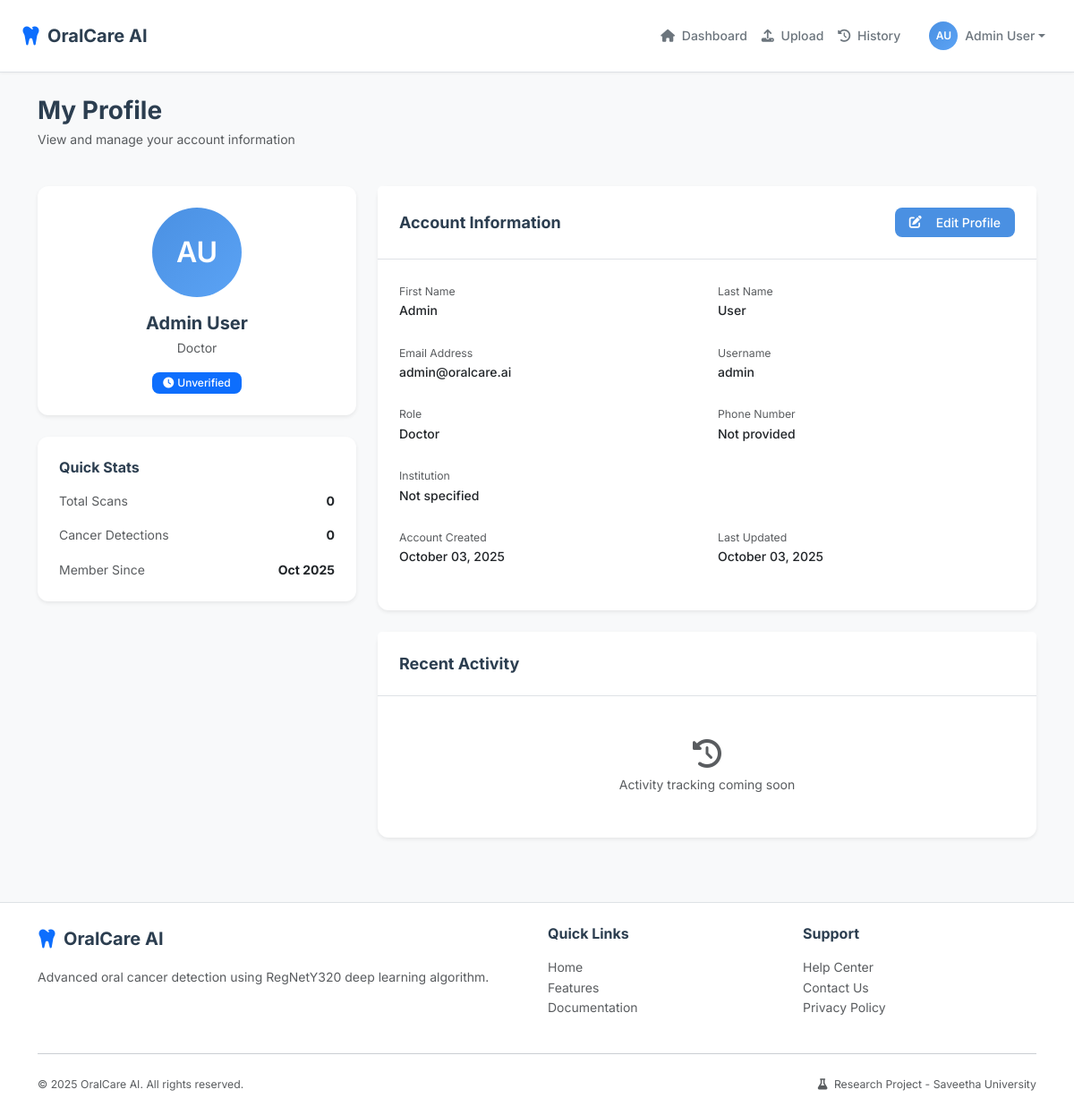
/accounts/profile/ (signed in), run on the app's committed database.
### apps/accounts/models.py (models this page shows, shortened)
class User(AbstractUser):
    ROLE_CHOICES = (
        ('admin', 'Admin'),
        ('doctor', 'Doctor'),
        ('researcher', 'Researcher'),
        ('student', 'Student'),
    )
    id = models.UUIDField(primary_key=True, default=uuid.uuid4, editable=False)
    email = models.EmailField(unique=True)
    role = models.CharField(max_length=20, choices=ROLE_CHOICES, default='doctor')
    institution = models.CharField(max_length=255, blank=True, null=True)
    profile_picture = models.ImageField(upload_to='profile_pics/', blank=True, null=True)
    profile_picture_url = models.URLField(blank=True, null=True)  # For Supabase Storage URL
    is_verified = models.BooleanField(default=False)
    phone_number = models.CharField(max_length=15, blank=True, null=True)
    bio = models.TextField(blank=True, null=True)
    created_at = models.DateTimeField(auto_now_add=True)
    updated_at = models.DateTimeField(auto_now=True)
    USERNAME_FIELD = 'email'
    REQUIRED_FIELDS = ['username', 'first_name', 'last_name']
    class Meta:
        db_table = 'users'
        verbose_name = 'User'
        verbose_name_plural = 'Users'
        ordering = ['-created_at']
    def get_full_name(self):
        return f"{self.first_name} {self.last_name}".strip() or self.username
    @property
    def total_scans(self):
        return self.images.count()
    @property
    def cancer_detections(self):
        return self.detection_results.filter(prediction='Cancer').count()

### apps/accounts/views.py (the view)
# urls.py: path('profile/', views.profile, name='profile'),
@login_required
def profile(request):
    return render(request, 'accounts/profile.html')

### templates/accounts/profile.html (shortened to what this page needs)
{% extends 'base.html' %}
{% load static %}
{% block content %}
<div class="bg-light min-vh-100 py-4">
    <div class="container">
        <div class="row mb-4">
            <div class="col">
                <h2 class="fw-bold mb-1">My Profile</h2>
                <p class="text-muted">View and manage your account information</p>
            </div>
        </div>
        <div class="row g-4">
            <div class="col-md-4">
                <div class="card border-0 shadow-sm">
                    <div class="card-body text-center p-4">
                        <div class="avatar-circle mx-auto mb-3" style="width: 100px; height: 100px; font-size: 2rem;">
                            {{ user.first_name|first }}{{ user.last_name|first }}
                        </div>
                        <h4 class="fw-bold mb-1">{{ user.get_full_name }}</h4>
                        <p class="text-muted text-capitalize mb-3">{{ user.role }}</p>
                        <span class="badge bg-primary">
                            {% if user.is_verified %}
                            <i class="fas fa-check-circle me-1"></i>Verified
                            {% else %}
                            <i class="fas fa-clock me-1"></i>Unverified
                            {% endif %}
                        </span>
                    </div>
                </div>
                <div class="card border-0 shadow-sm mt-4">
                    <div class="card-body">
                        <h6 class="fw-bold mb-3">Quick Stats</h6>
                        <div class="mb-3">
                            <div class="d-flex justify-content-between">
                                <span class="text-muted">Total Scans</span>
                                <span class="fw-bold">{{ user.total_scans }}</span>
                            </div>
                        </div>
                        <div class="mb-3">
                            <div class="d-flex justify-content-between">
                                <span class="text-muted">Cancer Detections</span>
                                <span class="fw-bold">{{ user.cancer_detections }}</span>
                            </div>
                        </div>
                        <div>
                            <div class="d-flex justify-content-between">
                                <span class="text-muted">Member Since</span>
                                <span class="fw-bold">{{ user.created_at|date:"M Y" }}</span>
                            </div>
                        </div>
                    </div>
                </div>
            </div>
            <div class="col-md-8">
                <div class="card border-0 shadow-sm">
                    <div class="card-header bg-white border-bottom">
                        <div class="d-flex justify-content-between align-items-center">
                            <h5 class="fw-bold mb-0">Account Information</h5>
                            <a href="{% url 'accounts:settings' %}" class="btn btn-sm btn-primary">
                                <i class="fas fa-edit me-2"></i>Edit Profile
                            </a>
                        </div>
                    </div>
                    <div class="card-body p-4">
                        <div class="row">
                            <div class="col-md-6 mb-4">
                                <small class="text-muted">First Name</small>
                                <p class="mb-0 fw-medium">{{ user.first_name }}</p>
                            </div>
                            <div class="col-md-6 mb-4">
                                <small class="text-muted">Last Name</small>
                                <p class="mb-0 fw-medium">{{ user.last_name }}</p>
                            </div>
                            <div class="col-md-6 mb-4">
                                <small class="text-muted">Email Address</small>
                                <p class="mb-0 fw-medium">{{ user.email }}</p>
                            </div>
                            <div class="col-md-6 mb-4">
                                <small class="text-muted">Username</small>
                                <p class="mb-0 fw-medium">{{ user.username }}</p>
                            </div>
                            <div class="col-md-6 mb-4">
                                <small class="text-muted">Role</small>
                                <p class="mb-0 fw-medium text-capitalize">{{ user.role }}</p>
                            </div>
                            <div class="col-md-6 mb-4">
                                <small class="text-muted">Phone Number</small>
                                <p class="mb-0 fw-medium">{{ user.phone_number|default:"Not provided" }}</p>
                            </div>
                            <div class="col-md-12 mb-4">
                                <small class="text-muted">Institution</small>
                                <p class="mb-0 fw-medium">{{ user.institution|default:"Not specified" }}</p>
                            </div>
                            <div class="col-md-6 mb-4">
                                <small class="text-muted">Account Created</small>
                                <p class="mb-0 fw-medium">{{ user.created_at|date:"F d, Y" }}</p>
                            </div>
                            <div class="col-md-6 mb-4">
                                <small class="text-muted">Last Updated</small>
                                <p class="mb-0 fw-medium">{{ user.updated_at|date:"F d, Y" }}</p>
                            </div>
                        </div>
                    </div>
                </div>
                <div class="card border-0 shadow-sm mt-4">
                    <div class="card-header bg-white border-bottom">
                        <h5 class="fw-bold mb-0">Recent Activity</h5>
                    </div>
                    <div class="card-body">
                        <div class="text-center py-4">
                            <i class="fas fa-history text-muted mb-2" style="font-size: 2rem;"></i>
                            <p class="text-muted mb-0">Activity tracking coming soon</p>
                        </div>
                    </div>
                </div>
            </div>
        </div>
    </div>
</div>
{% endblock %}

### templates/base.html (shortened to what this page needs)
{% load static %}
<!DOCTYPE html>
<html lang="en">
<head>
    <link rel="stylesheet" href="https://cdnjs.cloudflare.com/ajax/libs/font-awesome/6.5.1/css/all.min.css">
    <link href="https://cdn.jsdelivr.net/npm/bootstrap@5.3.2/dist/css/bootstrap.min.css" rel="stylesheet">
    <link rel="stylesheet" href="{% static 'css/main.css' %}">
</head>
<body>
    {% if user.is_authenticated %}
    <nav class="navbar navbar-expand-lg navbar-light bg-white border-bottom sticky-top">
        <div class="container-fluid px-4">
            <a class="navbar-brand d-flex align-items-center" href="{% url 'dashboard:home' %}">
                <i class="fas fa-tooth text-primary me-2 fs-4"></i>
                <span class="fw-bold">OralCare AI</span>
            </a>
            <div class="collapse navbar-collapse" id="navbarNav">
                <ul class="navbar-nav ms-auto align-items-center">
                    <li class="nav-item">
                        <a class="nav-link" href="{% url 'dashboard:home' %}">
                            <i class="fas fa-home me-1"></i> Dashboard
                        </a>
                    </li>
                    <li class="nav-item">
                        <a class="nav-link" href="{% url 'detection:upload' %}">
                            <i class="fas fa-upload me-1"></i> Upload
                        </a>
                    </li>
                    <li class="nav-item">
                        <a class="nav-link" href="{% url 'detection:history' %}">
                            <i class="fas fa-history me-1"></i> History
                        </a>
                    </li>
                    <li class="nav-item dropdown ms-3">
                        <a class="nav-link dropdown-toggle d-flex align-items-center" href="#" id="userDropdown" role="button" data-bs-toggle="dropdown">
                            {% if user.profile_picture_url %}
                            <img src="{{ user.profile_picture_url }}" alt="{{ user.get_full_name }}" class="rounded-circle me-2" width="32" height="32">
                            {% else %}
                            <div class="avatar-circle me-2">
                                {{ user.first_name|first }}{{ user.last_name|first }}
                            </div>
                            {% endif %}
                            <span>{{ user.get_full_name }}</span>
                        </a>
                    </li>
                </ul>
            </div>
        </div>
    </nav>
    {% endif %}
    <main>
        {% block content %}{% endblock %}
    </main>
    <footer class="bg-white border-top mt-5 py-4">
        <div class="container">
            <div class="row">
                <div class="col-md-6">
                    <div class="d-flex align-items-center mb-3">
                        <i class="fas fa-tooth text-primary me-2 fs-4"></i>
                        <span class="fw-bold fs-5">OralCare AI</span>
                    </div>
                    <p class="text-muted">Advanced oral cancer detection using RegNetY320 deep learning algorithm.</p>
                </div>
                <div class="col-md-3">
                    <h6 class="fw-bold mb-3">Quick Links</h6>
                    <ul class="list-unstyled">
                        <li><a href="{% url 'landing' %}" class="text-muted text-decoration-none">Home</a></li>
                        <li><a href="#features" class="text-muted text-decoration-none">Features</a></li>
                        <li><a href="#" class="text-muted text-decoration-none">Documentation</a></li>
                    </ul>
                </div>
                <div class="col-md-3">
                    <h6 class="fw-bold mb-3">Support</h6>
                    <ul class="list-unstyled">
                        <li><a href="#" class="text-muted text-decoration-none">Help Center</a></li>
                        <li><a href="#" class="text-muted text-decoration-none">Contact Us</a></li>
                        <li><a href="#" class="text-muted text-decoration-none">Privacy Policy</a></li>
                    </ul>
                </div>
            </div>
            <hr class="my-4">
            <div class="row">
                <div class="col-md-6">
                    <p class="text-muted small mb-0">&copy; 2025 OralCare AI. All rights reserved.</p>
                </div>
                <div class="col-md-6 text-md-end">
                    <p class="text-muted small mb-0">
                        <i class="fas fa-flask me-1"></i> Research Project - Saveetha University
                    </p>
                </div>
            </div>
        </div>
    </footer>
</body>
</html>

### static/css/main.css (style rules this page uses)
:root { --primary: #4A90E2; --primary-hover: #3A7BC8; --secondary: #F8F9FA; --success: #28A745; --warning: #FFC107; --danger: #DC3545; --white: #FFFFFF; --light-gray: #F8F9FA; --medium-gray: #6C757D; --dark-gray: #2C3E50; --border-color: #E5E7EB; --font-family: 'Inter', -apple-system, BlinkMacSystemFont, 'Segoe UI', sans-serif; --font-weight-normal: 400; --font-weight-medium: 500; --font-weight-semibold: 600; --font-weight-bold: 700; --spacing-xs: 0.25rem; --spacing-sm: 0.5rem; --spacing-md: 1rem; --spacing-lg: 1.5rem; --spacing-xl: 2rem; --radius-sm: 0.25rem; --radius-md: 0.5rem; --radius-lg: 0.75rem; --radius-xl: 1rem; --shadow-sm: 0 1px 3px rgba(0, 0, 0, 0.05); --shadow-md: 0 4px 6px rgba(0, 0, 0, 0.07); --shadow-lg: 0 10px 15px rgba(0, 0, 0, 0.1); --shadow-xl: 0 20px 25px rgba(0, 0, 0, 0.15); }
* { margin: 0; padding: 0; box-sizing: border-box; }
body { font-family: var(--font-family); font-size: 14px; font-weight: var(--font-weight-normal); color: var(--dark-gray); background-color: var(--light-gray); line-height: 1.6; -webkit-font-smoothing: antialiased; -moz-osx-font-smoothing: grayscale; }
h1, h2, h3, h4, h5, h6 { font-weight: var(--font-weight-bold); color: var(--dark-gray); line-height: 1.3; margin-bottom: var(--spacing-md); }
h2 { font-size: 1.75rem; }
h4 { font-size: 1.25rem; }
h5 { font-size: 1.125rem; }
h6 { font-size: 1rem; }
a { color: var(--primary); text-decoration: none; transition: color 0.3s ease; }
.navbar { padding: var(--spacing-md) 0; box-shadow: var(--shadow-sm); }
.navbar-brand { font-weight: var(--font-weight-bold); font-size: 1.25rem; color: var(--dark-gray); transition: opacity 0.3s ease; }
.nav-link { font-weight: var(--font-weight-medium); color: var(--medium-gray); padding: var(--spacing-sm) var(--spacing-md); border-radius: var(--radius-md); transition: all 0.3s ease; }
.card { background: var(--white); border: 1px solid var(--border-color); border-radius: var(--radius-lg); box-shadow: var(--shadow-sm); transition: all 0.3s ease; }
.card-header { background-color: var(--white); border-bottom: 1px solid var(--border-color); padding: var(--spacing-lg); font-weight: var(--font-weight-semibold); }
.card-body { padding: var(--spacing-lg); }
.btn { font-weight: var(--font-weight-medium); padding: var(--spacing-sm) var(--spacing-lg); border-radius: var(--radius-md); border: none; transition: all 0.3s ease; display: inline-flex; align-items: center; justify-content: center; gap: var(--spacing-sm); }
.btn-primary { background-color: var(--primary); color: var(--white); }
.btn-sm { padding: 0.375rem var(--spacing-md); font-size: 0.875rem; }
.avatar-circle { width: 32px; height: 32px; background: linear-gradient(135deg, var(--primary) 0%, #5BA3F5 100%); color: var(--white); border-radius: 50%; display: inline-flex; align-items: center; justify-content: center; font-weight: var(--font-weight-semibold); font-size: 0.75rem; text-transform: uppercase; }
.badge { padding: 0.375rem 0.75rem; border-radius: var(--radius-md); font-weight: var(--font-weight-medium); font-size: 0.75rem; }
.text-muted { color: var(--medium-gray); }
.bg-light { background-color: var(--light-gray); }
.border-bottom { border-bottom: 1px solid var(--border-color); }
.border-top { border-top: 1px solid var(--border-color); }

### data on the page
User: first_name|first "A", last_name|first "U", get_full_name "Admin User", role "Doctor", total_scans "0", cancer_detections "0", created_at "Oct 2025", first_name "Admin", last_name "User", email "admin@oralcare.ai", username "admin", phone_number "Not provided", institution "Not specified", created_at "October 03, 2025", updated_at "October 03, 2025"
